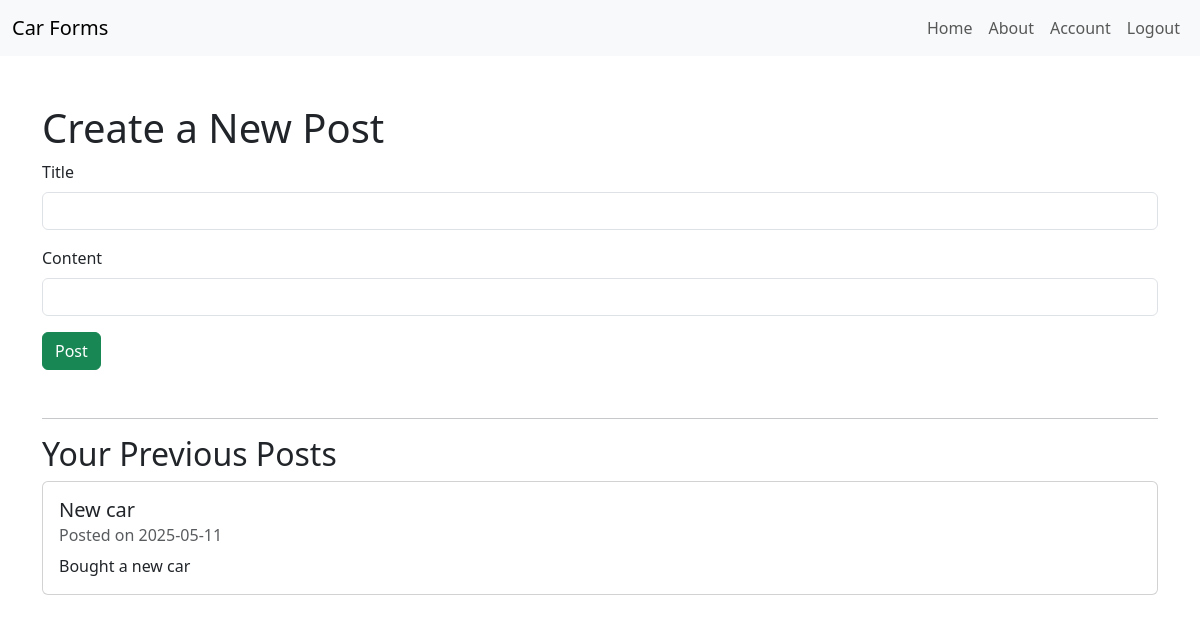
/post/new (signed in), run on the app's committed database.
### Car_forms/models.py (models this page shows, shortened)
class Post(db.Model):
    id = db.Column(db.Integer, primary_key=True)
    title = db.Column(db.String(100), nullable=False)
    date_posted = db.Column(db.DateTime, nullable=False, default=datetime.utcnow)
    content = db.Column(db.Text, nullable=False)
    user_id = db.Column(db.Integer, db.ForeignKey('user.id'), nullable=False)

### Car_forms/routes.py (the view)
@app.route("/post/new", methods=['GET', 'POST'])
@login_required
def create_post():
    form = PostForm()
    if form.validate_on_submit():
        post = Post(title=form.title.data, content=form.content.data, author=current_user)
        db.session.add(post)
        db.session.commit()
        flash('Your post has been created!', 'success')
        return redirect(url_for('create_post'))
    posts = Post.query.filter_by(author=current_user).order_by(Post.date_posted.desc()).all()
    return render_template('create_post.html', form=form, posts=posts)

### Car_forms/forms.py
class PostForm(FlaskForm):
    title = StringField('Title', validators=[DataRequired()])
    content = StringField('Content', validators=[DataRequired()])
    submit = SubmitField('Post')

### Car_forms/models.py (called while the page is built)
@login_manager.user_loader
def load_user(user_id):
    return User.query.get(int(user_id))

### Car_forms/templates/create_post.html (shortened to what this page needs)
<!DOCTYPE html>
<html lang="en">
<head>
    <link href="https://cdn.jsdelivr.net/npm/bootstrap@5.3.3/dist/css/bootstrap.min.css" rel="stylesheet">
</head>
<body>
      <nav class="navbar navbar-expand-lg navbar-light bg-light">
        <div class="container-fluid">
            <a class="navbar-brand" href="{{ url_for('home') }}">Car Forms</a>
            <div class="collapse navbar-collapse">
                <ul class="navbar-nav ms-auto">
                    {% if current_user.is_authenticated %}
                        <li class="nav-item"><a class="nav-link" href="{{ url_for('home') }}">Home</a></li>
                        <li class="nav-item"><a class="nav-link" href="{{ url_for('about') }}">About</a></li>
                        <li class="nav-item"><a class="nav-link" href="{{ url_for('account') }}">Account</a></li>
                        <li class="nav-item"><a class="nav-link" href="{{ url_for('logout') }}">Logout</a></li>
                    {% else %}
                        <li class="nav-item"><a class="nav-link" href="{{ url_for('login') }}">Login</a></li>
                        <li class="nav-item"><a class="nav-link" href="{{ url_for('sign_up') }}">Sign Up</a></li>
                    {% endif %}
                </ul>
            </div>
        </div>
    </nav>
    <div class="container mt-5">
        <h1>Create a New Post</h1>
        {% if form %}
        <form method="POST">
            <div class="mb-3">
                {{ form.title.label(class="form-label") }}
                {{ form.title(class="form-control") }}
            </div>
            <div class="mb-3">
                {{ form.content.label(class="form-label") }}
                {{ form.content(class="form-control", rows=5) }}
            </div>
            {{ form.submit(class="btn btn-success") }}
        </form>
        {% endif %}
        <hr class="mt-5">
        <h2>Your Previous Posts</h2>
        {% if posts %}
            {% for post in posts %}
                <div class="card mb-3">
                    <div class="card-body">
                        <h5 class="card-title">{{ post.title }}</h5>
                        <h6 class="card-subtitle text-muted mb-2">Posted on {{ post.date_posted.strftime('%Y-%m-%d') }}</h6>
                        <p class="card-text">{{ post.content }}</p>
                    </div>
                </div>
            {% endfor %}
        {% else %}
            <p>You haven't created any posts yet.</p>
        {% endif %}
    </div>
</body>
</html>

### data on the page
Post: title "New car", date_posted "2025-05-11", content "Bought a new car"
